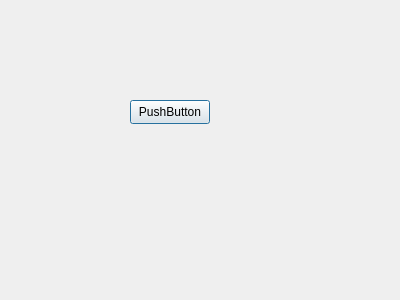
<?xml version="1.0" encoding="UTF-8"?>
<ui version="4.0">
 <class>results</class>
 <widget class="QDialog" name="results">
  <property name="geometry">
   <rect>
    <x>0</x>
    <y>0</y>
    <width>400</width>
    <height>300</height>
   </rect>
  </property>
  <property name="windowTitle">
   <string>Dialog</string>
  </property>
  <widget class="QPushButton" name="pushButton">
   <property name="geometry">
    <rect>
     <x>130</x>
     <y>100</y>
     <width>80</width>
     <height>24</height>
    </rect>
   </property>
   <property name="text">
    <string>PushButton</string>
   </property>
  </widget>
 </widget>
 <resources/>
 <connections/>
</ui>
